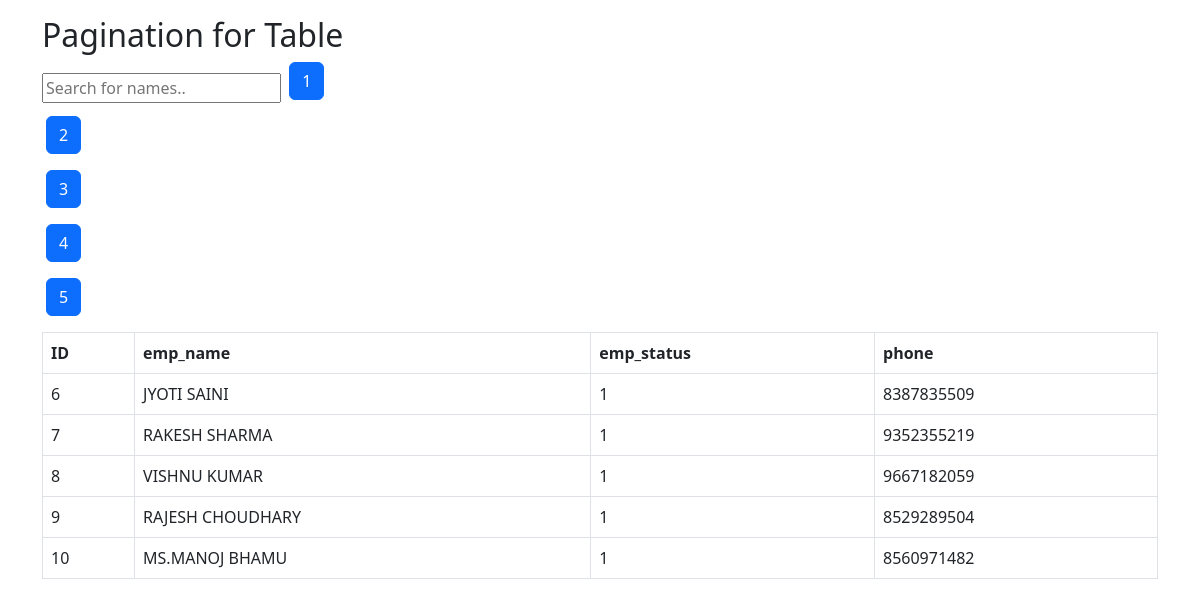
Screenshot of /test2.php?page=2 with the database file from the repository.
### tables this page shows
CREATE TABLE `employee` (
  `Id` int(11) NOT NULL,
  `emp_name` varchar(100) NOT NULL,
  `emp_code` varchar(150) NOT NULL,
  `desig_id` varchar(150) NOT NULL,
  `dept_id` varchar(200) NOT NULL,
  `attendence_id` varchar(150) NOT NULL,
  `project_id` varchar(200) NOT NULL,
  `emp_type` varchar(150) NOT NULL,
  `emp_status` varchar(150) NOT NULL COMMENT '1 means Active,0 Means De-Active',
  `user_login` varchar(100) NOT NULL,
  `username` varchar(100) NOT NULL,
  `password` varchar(100) NOT NULL,
  `original_password` varchar(200) NOT NULL,
  `role_id` varchar(150) NOT NULL,
  `CreatedBy` varchar(150) NOT NULL,
  `email` varchar(100) NOT NULL,
  `phone` varchar(10) NOT NULL,
  `alernate_number` varchar(10) NOT NULL,
  `gender` varchar(100) NOT NULL,
  `father_name` varchar(100) NOT NULL,
  `father_mobile` varchar(10) NOT NULL,
  `current_address` varchar(2000) NOT NULL,
  `country_id` varchar(200) NOT NULL,
  `state_id` varchar(200) NOT NULL,
  `city_id` varchar(200) NOT NULL,
  `pin_code` varchar(100) NOT NULL,
  `permanent_address` varchar(2000) NOT NULL,
  `joining_date` varchar(200) NOT NULL,
  `beneficiary_name` varchar(200) NOT NULL,
  `account_number` varchar(200) NOT NULL,
  `bank_name` varchar(150) NOT NULL,
  `branch_name` varchar(150) NOT NULL,
  `ifsc_code` varchar(100) NOT NULL,
  `forget_password` varchar(150) NOT NULL,
  `project_name` varchar(150) NOT NULL,
  `aadhar_no` varchar(150) NOT NULL,
  `pan_no` varchar(150) NOT NULL,
  `uan_no` varchar(150) NOT NULL,
  `esi_no` varchar(150) NOT NULL,
  `pf_no` varchar(150) NOT NULL,
  `createdon` timestamp NOT NULL DEFAULT current_timestamp(),
  `Updatedon` datetime DEFAULT current_timestamp() ON UPDATE current_timestamp(),
  `status_updated_on` timestamp NOT NULL DEFAULT current_timestamp()
);

### test2.php (the view, shortened to what this page needs)
<!DOCTYPE html>
<html lang="en">
<head>
  <link href="https://cdn.jsdelivr.net/npm/bootstrap@5.2.3/dist/css/bootstrap.min.css" rel="stylesheet">
</head>
<body>
<div class="container mt-3">
  <h2>Pagination for Table</h2>
  <input type="text" id="myInput" onkeyup="myFunction()" placeholder="Search for names.." title="Type in a name">
  <table class="table table-bordered" id="dataTable">
    <thead>
      <tr>
        <th>ID</th>
        <th>emp_name</th>
        <th>emp_status</th>
        <th>phone</th>
      </tr>
    </thead>
    <tbody>
        <?php
        $conn = new mysqli('localhost:8080', 'root', '', 'adminpanel');
        $sql="select * from `employee`";
        $result = mysqli_query($conn, $sql);
        $num = mysqli_num_rows($result);
        $numberPages=5;
        $totalPages=ceil($num/$numberPages);
        for($btn=1;$btn<=$totalPages;$btn++)
        {
          echo '<button class="btn btn-primary mx-1 mb-3"><a class="page-link" id="pagelinks" href="test2.php?page='.$btn.'">'.$btn.'</button>';
        }
        if(isset($_GET['page']))
        {
          $page=$_GET['page'];
        }
        else
        {
          $page=1;
        }
        $startingLimit=($page-1) * $numberPages;
        $sql="select * from `employee` limit ".$startingLimit.','.$numberPages;
        $result = mysqli_query($conn, $sql);
        while($row=mysqli_fetch_assoc($result))
            {?>
      <tr>
        <td><?php echo $row["Id"]; ?></td>
        <td><?php echo $row["emp_name"]; ?></td>
        <td><?php echo $row["emp_status"]; ?></td>
        <td><?php echo $row["phone"]; ?></td>
      </tr>
      <?php } ?>
    </tbody>
  </table>
</div>
</body>
</html>

### rows the page displays
employee: Id "6", emp_name "JYOTI SAINI", emp_status "1", phone "8387835509"
employee: Id "7", emp_name "RAKESH SHARMA", emp_status "1", phone "9352355219"
employee: Id "8", emp_name "VISHNU KUMAR", emp_status "1", phone "9667182059"
employee: Id "9", emp_name "RAJESH CHOUDHARY", emp_status "1", phone "8529289504"
employee: Id "10", emp_name "MS.MANOJ BHAMU", emp_status "1", phone "8560971482"
